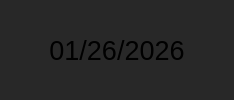
           <widget class="QWidget" name="tasks_date" native="true">
            <property name="styleSheet">
             <string notr="true">background-color: rgb(40,40, 40);
border: none;
border-radius: 15px;</string>
            </property>
            <layout class="QHBoxLayout" name="horizontalLayout_2">
             <item>
              <widget class="QPushButton" name="tasks_next_button">
               <property name="sizePolicy">
                <sizepolicy hsizetype="Minimum" vsizetype="Preferred">
                 <horstretch>0</horstretch>
                 <verstretch>0</verstretch>
                </sizepolicy>
               </property>
               <property name="text">
                <string/>
               </property>
               <property name="icon">
                <iconset>
                 <normaloff>icons_white/chevron-left.svg</normaloff>icons_white/chevron-left.svg</iconset>
               </property>
               <property name="iconSize">
                <size>
                 <width>40</width>
                 <height>40</height>
                </size>
               </property>
               <property name="flat">
                <bool>true</bool>
               </property>
              </widget>
             </item>
             <item>
              <widget class="QLabel" name="tasks_date_label">
               <property name="font">
                <font>
                 <pointsize>20</pointsize>
                </font>
               </property>
               <property name="text">
                <string>01/26/2026</string>
               </property>
               <property name="alignment">
                <set>Qt::AlignmentFlag::AlignCenter</set>
               </property>
              </widget>
             </item>
             <item>
              <widget class="QPushButton" name="tasks_prev_button">
               <property name="sizePolicy">
                <sizepolicy hsizetype="Preferred" vsizetype="Preferred">
                 <horstretch>0</horstretch>
                 <verstretch>0</verstretch>
                </sizepolicy>
               </property>
               <property name="text">
                <string/>
               </property>
               <property name="icon">
                <iconset>
                 <normaloff>icons_white/chevron-right.svg</normaloff>icons_white/chevron-right.svg</iconset>
               </property>
               <property name="iconSize">
                <size>
                 <width>40</width>
                 <height>40</height>
                </size>
               </property>
               <property name="flat">
                <bool>true</bool>
               </property>
              </widget>
             </item>
            </layout>
           </widget>
